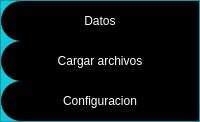
           <widget class="QFrame" name="frame_control">
            <property name="minimumSize">
             <size>
              <width>200</width>
              <height>0</height>
             </size>
            </property>
            <property name="maximumSize">
             <size>
              <width>0</width>
              <height>16777215</height>
             </size>
            </property>
            <property name="styleSheet">
             <string notr="true">QFrame{
	background-color: rgb(20,200,220);
}
QPushButton{
	background-color: rgb(0, 0, 0);
	border-top-left-radius: 20px;
	border-bottom-left-radius: 20px;
	color: rgb(255,255,255);
	font: 87 15pt &quot;Noto Sans&quot;;
}

QPushButton:hover{
	background-color: rgb(53, 53, 79);
	border-top-left-radius: 20px;
	border-bottom-left-radius: 20px;
	color: rgb(255,255,255);
	font: 87 15pt &quot;Noto Sans&quot;;
}</string>
            </property>
            <property name="frameShape">
             <enum>QFrame::StyledPanel</enum>
            </property>
            <property name="frameShadow">
             <enum>QFrame::Raised</enum>
            </property>
            <layout class="QVBoxLayout" name="verticalLayout_3">
             <property name="spacing">
              <number>0</number>
             </property>
             <property name="leftMargin">
              <number>0</number>
             </property>
             <property name="topMargin">
              <number>0</number>
             </property>
             <property name="rightMargin">
              <number>0</number>
             </property>
             <property name="bottomMargin">
              <number>0</number>
             </property>
             <item>
              <widget class="QPushButton" name="bt_data">
               <property name="minimumSize">
                <size>
                 <width>0</width>
                 <height>40</height>
                </size>
               </property>
               <property name="text">
                <string>Datos</string>
               </property>
              </widget>
             </item>
             <item>
              <widget class="QPushButton" name="bt_filepath">
               <property name="minimumSize">
                <size>
                 <width>0</width>
                 <height>40</height>
                </size>
               </property>
               <property name="text">
                <string>Cargar archivos</string>
               </property>
              </widget>
             </item>
             <item>
              <widget class="QPushButton" name="bt_config">
               <property name="minimumSize">
                <size>
                 <width>0</width>
                 <height>40</height>
                </size>
               </property>
               <property name="text">
                <string>Configuracion</string>
               </property>
              </widget>
             </item>
            </layout>
           </widget>
